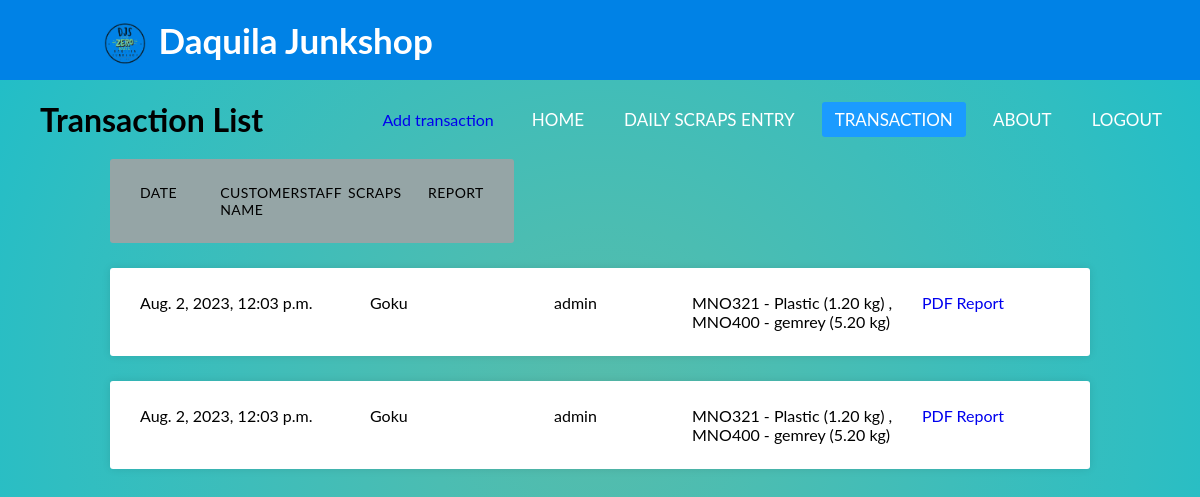
/transaction_list/ (signed in), run on an earlier commit of the app's database.
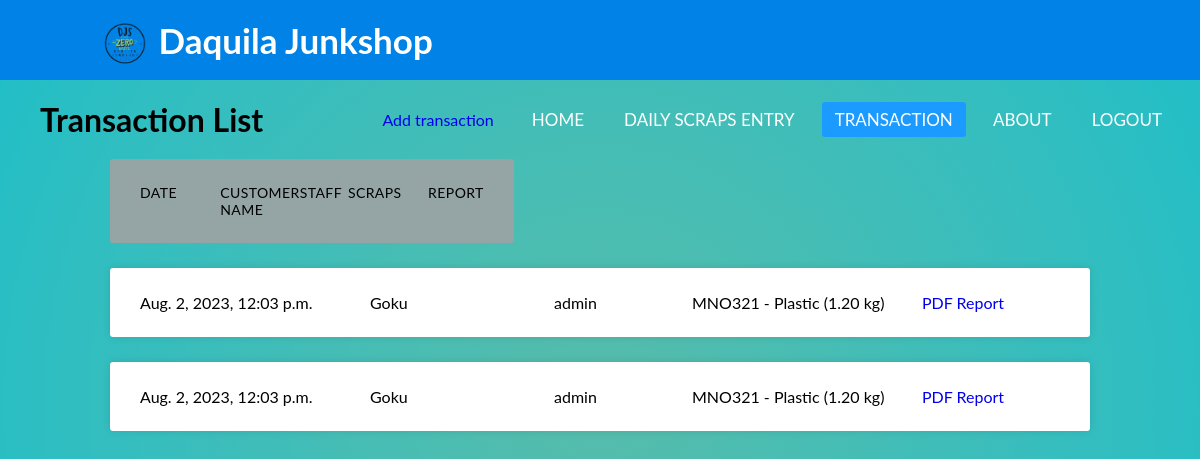
And on a later commit of the database.
### app1/models.py (models this page shows, shortened)
class Transaction(models.Model):
    date = models.DateTimeField(blank=True, null=True)
    customer = models.ForeignKey(Customer, on_delete=models.SET_NULL, null=True, blank=True)
    staff_responsible = models.ForeignKey(User, on_delete=models.SET_NULL, null=True, blank=True)
    scraps = models.ManyToManyField(ScrapItem)

class Customer(models.Model):
    name = models.CharField(max_length=100)
    contact_number = models.CharField(max_length=20)
    address = models.TextField(null=True, blank=True)
    def __str__(self):
        return self.name

class ScrapItem(models.Model):
    RFID = models.CharField(max_length=100, blank=True, default='sample')
    weight = models.DecimalField(max_digits=10, decimal_places=2)
    scrap_type = models.ForeignKey(ScrapType, on_delete=models.CASCADE)
    price = models.DecimalField(max_digits=10, decimal_places=2)

class ScrapType(models.Model):
    name = models.CharField(max_length=50, unique=True)

### app1/views.py (the view)
# urls.py: path('transaction_list/', views.transaction_list, name='transaction_list'),
@login_required(login_url='login')
def transaction_list(request):
    transactions = Transaction.objects.all().order_by('-date')
    return render(request, 'transaction_list.html', {'transactions': transactions})

### app1/templates/transaction_list.html
{% extends "base.html" %}
{% block content %}
{% load static %}
<link rel="stylesheet" type="text/css" href="{% static 'transaction_list.css' %}">
<div class="header">
    <h1>Transaction List</h1>
    <a href="{% url 'create_transaction' %}">Add transaction</a>
</div>
<div class="container">
  <ul class="responsive-table">
    <li class="table-header">
      <div class="col col-1">Date</div>
      <div class="col col-2">Customer Name</div>
      <div class="col col-3">Staff</div>
      <div class="col col-4">Scraps</div>
      <div class="col col-5">Report</div>
    </li>
    {% for transaction in transactions %}
    <li class="table-row">
      <div class="col col-1" data-label="Job Id">{{ transaction.date }}</div>
      <div class="col col-2" data-label="Customer Name">{{ transaction.customer }}</div>
      <div class="col col-3" data-label="Staff">{{ transaction.staff_responsible }}</div>
      <div class="col col-4" data-label="Scraps">
        {% for scrap_item in transaction.scraps.all %}
                {{ scrap_item.RFID }} - {{ scrap_item.scrap_type.name }} ({{ scrap_item.weight }} kg)
                {% if not forloop.last %}, {% endif %}
            {% endfor %}
      </div>
      <div class="col col-5" data-label="report">
          <a href="{% url 'transaction_report' transaction.id %}" target="_blank">PDF Report</a>
      </div>
    </li>
    {% endfor %}
  </ul>
</div>
{% endblock content %}

What changed in the data, as far as the page shows it:
removed ScrapItem: RFID "MNO400", scrap_type.name "gemrey", weight "5.20"
shown differently, row unchanged: ScrapItem "MNO321": no longer shows ", ,"
